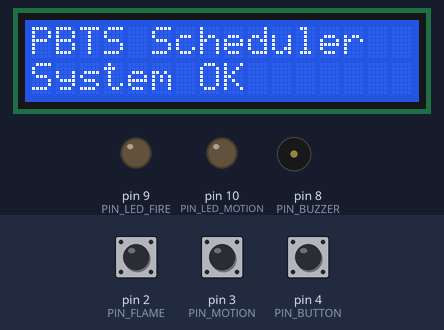
The sketch below on a simulated Arduino Uno, built with avr-gcc and run on an emulated ATmega328P. On the bench: 16×2 character LCD, output pins drawn as LEDs (lit = HIGH), buzzer (waves = sounding). Dashed ring = blinking. The test bench sets the inputs (shaded band); at power-on: pin 3 (PIN_MOTION) LOW, pin 2 (PIN_FLAME) HIGH, pin 4 (PIN_BUTTON) HIGH. What the sketch prints to the serial monitor is not drawn.

Above: at 1.6 s.
1.7 s: pin 3 (PIN_MOTION) driven HIGH
At 2.6 s:
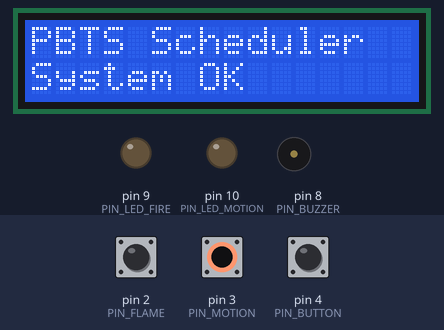
4.8 s: pin 2 (PIN_FLAME) pulsed LOW 2 times (0.12 s each, 0.3 s apart)
At 6.6 s:
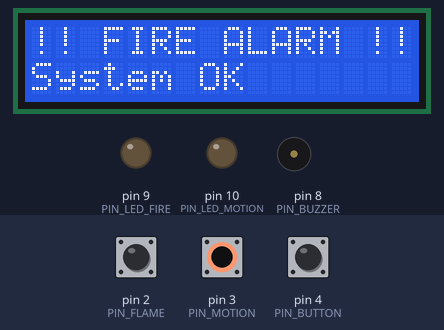
7.0 s: pin 3 (PIN_MOTION) pulsed LOW 2 times (0.12 s each, 0.3 s apart)
At 7.4 s:
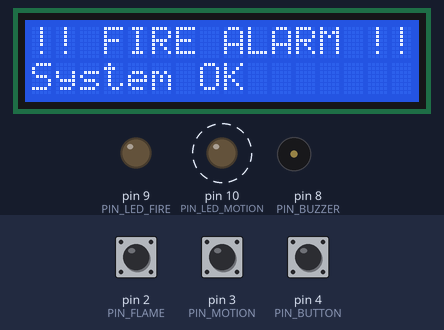
Timing chart, 0 to 10.0 s (numbered marks = the images above; inputs shaded):
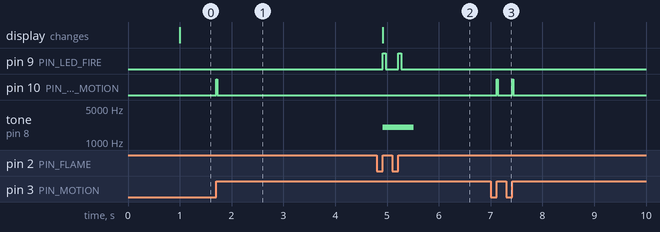

Measured:
- after the input at 1.7 s, pin 10 (PIN_LED_MOTION): LOW → HIGH at once, → LOW 0.02 s later
- after the input at 4.8 s, pin 9 (PIN_LED_FIRE): alternates HIGH for 0.05 s and LOW for 0.25 s, 4 changes in all, then stays LOW, starting after 0.12 s; tone on pin 8 (PIN_BUZZER): silent → 2000 Hz after 0.12 s, → silent 0.60 s later; the display: changes after 0.12 s (image 2)
- after the input at 7.0 s, pin 10 (PIN_LED_MOTION): alternates HIGH for 0.02 s and LOW for 0.28 s, 4 changes in all, then stays LOW, starting after 0.12 s

The sketch:

PBTS.ino
```cpp
/*
  Priority-Based Task Execution Using Arduino
  Team: Kalagatori Vaishnav Aditya (CH.SC.U4CYS25012), Tejpratap Kumar Sah (CH.SC.U4CYS25052)

  Simple priority scheduling: each loop, run the highest-priority task that is
  currently flagged "ready". 0 = highest priority.
    0 Fire alarm (flame sensor, interrupt)
    1 Motion (motion sensor, interrupt)
    2 Button
    3 LCD refresh (runs only when nothing else is pending)
*/

#include <LiquidCrystal.h>

#define PIN_FLAME      2   // interrupt pin
#define PIN_MOTION     3   // interrupt pin
#define PIN_BUTTON     4
#define PIN_BUZZER     8
#define PIN_LED_FIRE   9
#define PIN_LED_MOTION 10

LiquidCrystal lcd(12, 11, 5, 6, 7, 13);

volatile bool fireReady   = false;
volatile bool motionReady = false;
unsigned long lastLcdUpdate = 0;

void onFlame(void)  { fireReady = true; }
void onMotion(void) { motionReady = true; }

void runFireTask(void) {
  digitalWrite(PIN_LED_FIRE, HIGH);
  tone(PIN_BUZZER, 2000, 300);
  lcd.setCursor(0, 0);
  lcd.print("!! FIRE ALARM !!");
  Serial.println("[P0] Fire alarm");
  delay(50);
  digitalWrite(PIN_LED_FIRE, LOW);
  fireReady = false;
}

void runMotionTask(void) {
  digitalWrite(PIN_LED_MOTION, HIGH);
  Serial.println("[P1] Motion");
  delay(20);
  digitalWrite(PIN_LED_MOTION, LOW);
  motionReady = false;
}

void runButtonTask(void) {
  Serial.println("[P2] Button");
  delay(10);
}

void runLcdTask(void) {
  lcd.setCursor(0, 1);
  lcd.print("System OK      ");
  Serial.println("[P3] LCD refresh");
  lastLcdUpdate = millis();
}

void setup(void) {
  Serial.begin(9600);
  pinMode(PIN_FLAME, INPUT);
  pinMode(PIN_MOTION, INPUT);
  pinMode(PIN_BUTTON, INPUT_PULLUP);
  pinMode(PIN_BUZZER, OUTPUT);
  pinMode(PIN_LED_FIRE, OUTPUT);
  pinMode(PIN_LED_MOTION, OUTPUT);

  lcd.begin(16, 2);
  lcd.print("PBTS Scheduler");

  attachInterrupt(digitalPinToInterrupt(PIN_FLAME), onFlame, RISING);
  attachInterrupt(digitalPinToInterrupt(PIN_MOTION), onMotion, RISING);
}

void loop(void) {
  // Highest priority first: check and handle fire, then motion, then button.
  // Lower-priority tasks only run when nothing more urgent is pending.
  if (fireReady) {
    runFireTask();
  } else if (motionReady) {
    runMotionTask();
  } else if (digitalRead(PIN_BUTTON) == LOW) {
    runButtonTask();
  } else if (millis() - lastLcdUpdate >= 1000) {
    runLcdTask();
  }
}
```
